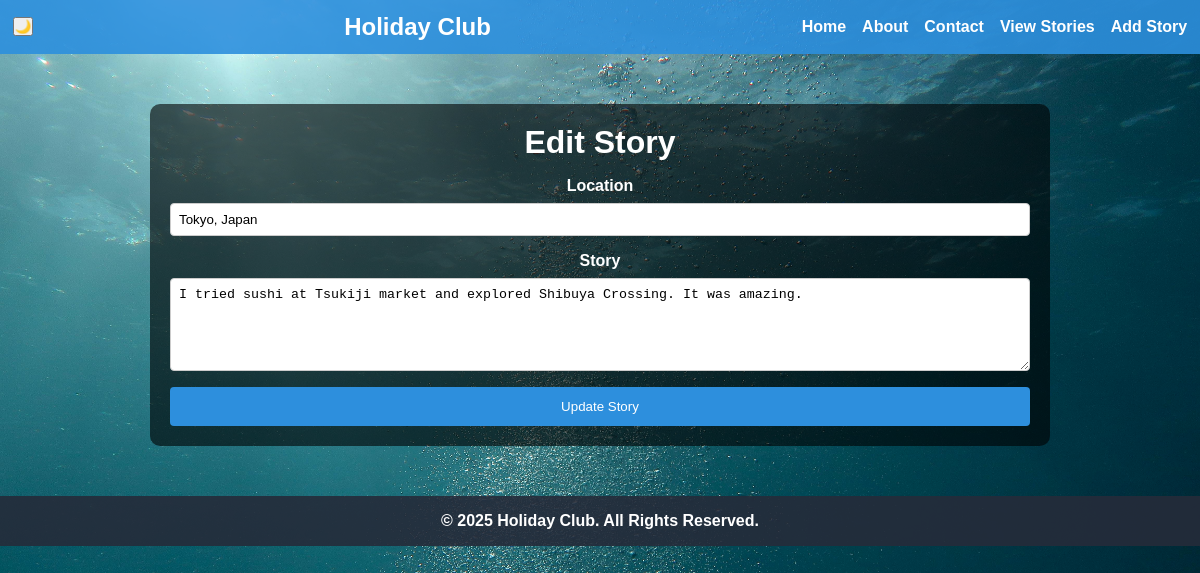
Page /editstory/2 on the committed database.
### tables this page shows
CREATE TABLE stories (
      id INTEGER PRIMARY KEY AUTOINCREMENT,
          user_id INTEGER NOT NULL,
              location TEXT NOT NULL,
                  story_text TEXT NOT NULL,
                      FOREIGN KEY (user_id) REFERENCES users(id)
                        );

### app.py (the view, shortened to what this page needs)
@app.route('/editstory/<int:story_id>', methods=['GET', 'POST'])
def edit_story(story_id):
    conn = get_db_connection()
    story = conn.execute(
        'SELECT * FROM stories WHERE id = ?',
        (story_id,)
    ).fetchone()
    if story is None:
        conn.close()
        flash("Story not found!", "error")
        return redirect(url_for('view_story'))
    conn.close()
    return render_template('editstory.html', story=story)

### app.py (called while the page is built)
def get_db_connection():
    conn = sqlite3.connect(DATABASE)
    conn.row_factory = sqlite3.Row
    conn.execute('PRAGMA foreign_keys = ON;')
    return conn

### templates/editstory.html
{% extends 'base.html' %}
{% block content %}
<h1>Edit Story</h1>
<form method="POST" action="{{ url_for('edit_story', story_id=story.id) }}">
  <div class="form-group">
    <label for="location">Location</label>
    <input type="text" name="location" value="{{ story.location }}" required/>
  </div>
  <div class="form-group">
    <label for="story_text">Story</label>
    <textarea name="story_text" rows="5" required>{{ story.story_text }}</textarea>
  </div>
  <button type="submit">Update Story</button>
</form>
{% endblock %}

### static/css/styles.css (style rules this page uses)
* { margin: 0; padding: 0; box-sizing: border-box; }
body { background: url("../images/background.jpg") no-repeat center center fixed; background-size: cover; font-family: Arial, sans-serif; color: white; margin: 0; padding: 0; }
h1, h2 { margin-bottom: 1rem; }
form { display: flex; flex-direction: column; gap: 1rem; }
.form-group { display: flex; flex-direction: column; }
label { font-weight: bold; margin-bottom: 0.5rem; }
input[type="text"], input[type="email"], textarea { padding: 0.5rem; border: 1px solid #ccc; border-radius: 4px; }
button[type="submit"], .btn { background-color: #2d8fdd; color: #fff; border: none; padding: 0.75rem 1.25rem; border-radius: 4px; cursor: pointer; text-decoration: none; display: inline-block; }

### rows in the picture
stories: location "Tokyo, Japan", story_text "I tried sushi at Tsukiji market and explored Shibuya Crossing. It was amazing."
